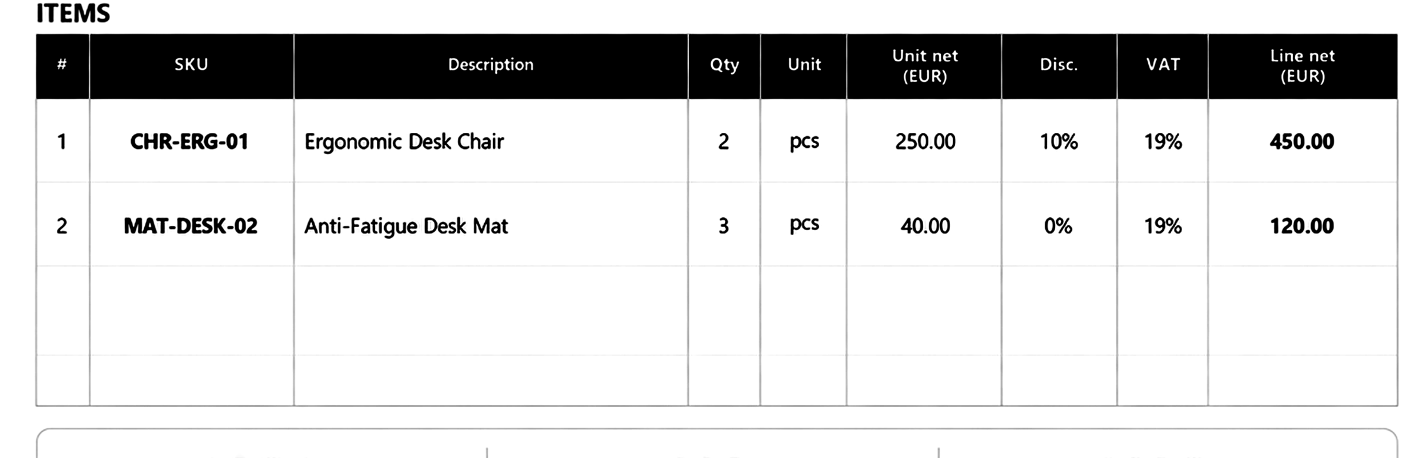
#> input picture artifacts/screenshots/items_processed.png, 8544 x 2748 px (shown at 1/6 size)
$ python debug_table_cells.py
#> lines starting #> are read from the running program, lines starting #| are printed output that depends on the picture; after the words box and inside, x2 and y2 are one past the last pixel; in counts of white or black regions, pixels touching at a corner belong together
#> in main, image is the input picture: PIL image 8544x2748 L; min 0, max 255, mean 216.2
from pathlib import Path

import numpy as np
import pytesseract
from PIL import Image, ImageEnhance, ImageOps


TESSERACT_PATH = r"D:\Tesseract-OCR\tesseract.exe"

# This file was created by debug_items_ocr.py
INPUT_PATH = Path(
    "artifacts/screenshots/items_processed.png"
)

OUTPUT_DIR = Path(
    "artifacts/screenshots/table_cells"
)


def group_positions(indexes, max_gap=6):
    if len(indexes) == 0:
        return []

    groups = [[indexes[0]]]

    for index in indexes[1:]:
        if index <= groups[-1][-1] + max_gap:
            groups[-1].append(index)
        else:
            groups.append([index])

    return [
        int(sum(group) / len(group))
        for group in groups
    ]


def detect_table_lines(image):
    """
    Detect long horizontal and vertical table borders.
    """
    array = np.array(image)

    # True for dark pixels.
    dark = array < 150
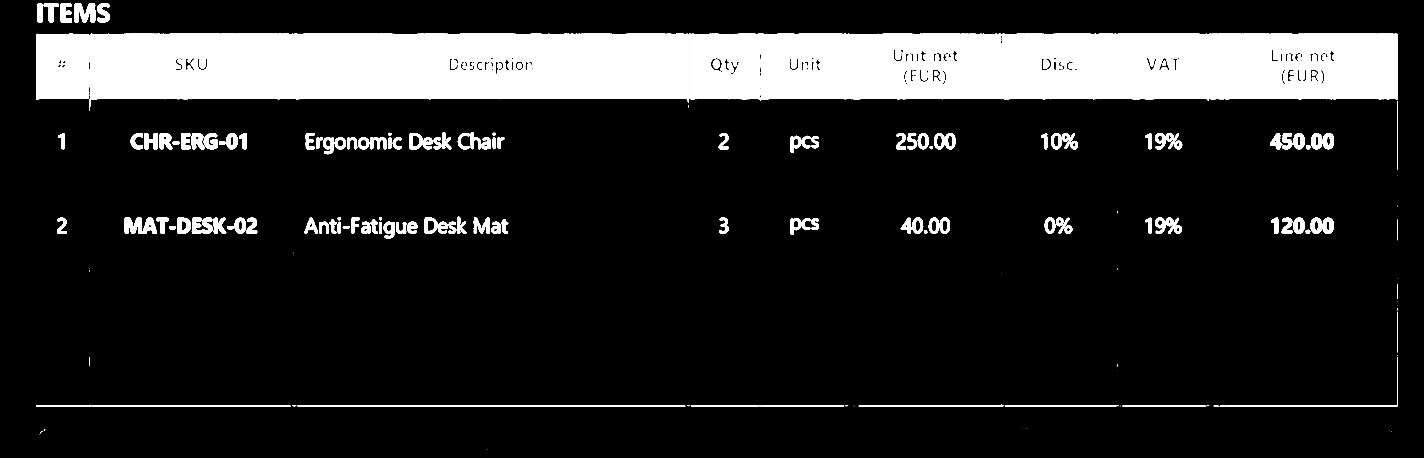
#> dark: shape (2748, 8544) bool (shown at 1/6 size); 14.8% white; 218 white regions (55 under 20 px), largest, box (x1, y1, x2, y2) and area: (1765, 203, 4132, 614) 906514, (5082, 202, 6701, 595) 607390, (536, 202, 1763, 666) 472162

    vertical_counts = dark.sum(axis=0)
#> vertical_counts = 8544 values, max 1324 at index 8385, min 0 at index 0, mean 407.5
    horizontal_counts = dark.sum(axis=1)
#> horizontal_counts = 2748 values, max 8137 at index 206, min 0 at index 0, mean 1266.9

    # Table lines span a significant portion of the crop.
    vertical_indexes = np.where(
        vertical_counts > dark.shape[0] * 0.25
    )[0]
#> vertical_indexes = [8384, 8385, 8386]

    horizontal_indexes = np.where(
        horizontal_counts > dark.shape[1] * 0.35
    )[0]
#> horizontal_indexes = 395 values from 203 to 2437

    vertical_lines = group_positions(
        vertical_indexes
    )
#> in group_positions, `groups = [[indexes[0]]]`: groups = [[8384]]
#> the loop in group_positions, `for index in indexes[1:]:` made 2 passes
#> index on passes 1 to 2: 8385, 8386
#> after the loop in group_positions, `for index in indexes[1:]:`: groups = [[8384, 8385, 8386]]
#> vertical_lines = [8385]

    horizontal_lines = group_positions(
        horizontal_indexes
    )
#> horizontal_lines = [398, 2435]

    return vertical_lines, horizontal_lines


# [48 lines left out: functions prepare_cell, ocr_text, ocr_sku, ocr_number, not called in this run]


def main():
    pytesseract.pytesseract.tesseract_cmd = (
        TESSERACT_PATH
    )

    if not INPUT_PATH.exists():
        raise FileNotFoundError(
            f"Missing image: {INPUT_PATH}"
        )

    OUTPUT_DIR.mkdir(
        parents=True,
        exist_ok=True,
    )

    image = Image.open(
        INPUT_PATH
    ).convert("L")

    vertical_lines, horizontal_lines = (
        detect_table_lines(image)
    )
#> vertical_lines = [8385]; horizontal_lines = [398, 2435]

    print("VERTICAL LINES:")
    print(vertical_lines)
#| [8385]

    print("\nHORIZONTAL LINES:")
    print(horizontal_lines)
#| [398, 2435]

    if len(vertical_lines) < 3:
#> (the run stopped early here; a loop or call above may not have finished)
